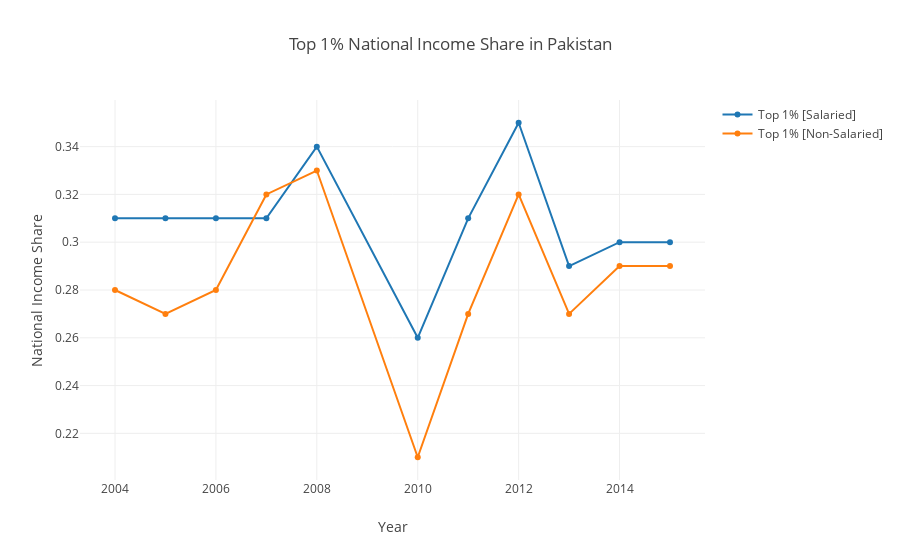

Source (notebook cell):
### Code cell
top_1_trace_salaried = go.Scatter(
    x = years,
    y = top_1_income_shares_salaried,
    name = 'Top 1% [Salaried]'
)

top_1_trace_nonsalaried = go.Scatter(
    x = years,
    y = top_1_income_shares_nonsalaried,
    name = 'Top 1% [Non-Salaried]'
)

layout = dict(title = 'Top 1% National Income Share in Pakistan',
              xaxis = dict(title = 'Year'),
              yaxis = dict(title = 'National Income Share'),
              )
data = [top_1_trace_salaried, top_1_trace_nonsalaried]
top1_share = plotly.offline.iplot({
    "data": data,
    "layout": layout
})
top1_share

### Figure 1 — Plotly figure (JSON) as saved in the notebook; plotly's stock layout.template omitted (floating-point values rounded to 4 significant figures)
{"data": [{"name": "Top 1% [Salaried]", "type": "scatter", "x": [2004, 2005, 2006, 2007, 2008, 2010, 2011, 2012, 2013, 2014, 2015], "y": [0.31, 0.31, 0.31, 0.31, 0.34, 0.26, 0.31, 0.35, 0.29, 0.3, 0.3]}, {"name": "Top 1% [Non-Salaried]", "type": "scatter", "x": [2004, 2005, 2006, 2007, 2008, 2010, 2011, 2012, 2013, 2014, 2015], "y": [0.28, 0.27, 0.28, 0.32, 0.33, 0.21, 0.27, 0.32, 0.27, 0.29, 0.29]}], "layout": {"title": "Top 1% National Income Share in Pakistan", "xaxis": {"title": "Year"}, "yaxis": {"title": "National Income Share"}}}
